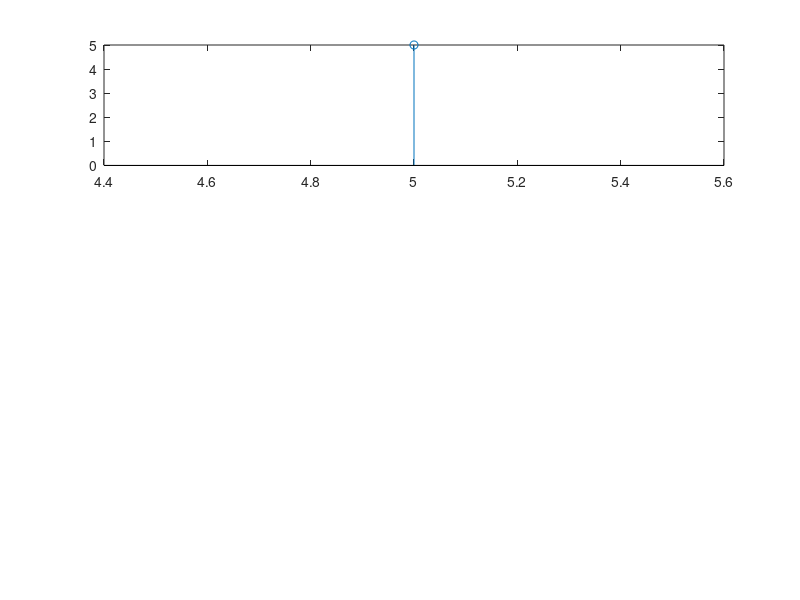

MATLAB code to generate this figure: (Note: this script raises an error after producing the figure.)
%Lab:-4
%Title:- Linear convolution. 
%Developed by:- Pallavi Panday
%Roll No:- 221451
%Date:- 2025/01/19


clc;
clear all;
close all;
a= input('Enter the starting point of x(n):');
b= input('Enter the starting point of h(n):');
x= input('Enter the coefficient of x(n):');
h= input('Enter the coefficient of h(n):');
y= conv(x,h);
subplot(3,1,1);
p=a:1:a+length(x)-1;
stem(p,x);
Xlabel('Time------------->');
Ylabel('Amplitude-------->');
title('Input Signal x(n)');
grid on;
subPlot(3,1,2);
q=b:1:b+length(x)-1;
stem(q,h);
Xlabel('Time------------->');
Ylabel('Amplitude-------->');
title('Input Signal h(n)');
grid on;

subplot(3,1,3);
n=a+b:length(y)+a+b-1;
stem(n,y);
Xlabel('Time------------->');
Ylabel('Amplitude-------->');
title('Linear Convolution of x(n) & h(n)');
grid on;
disp(y);
